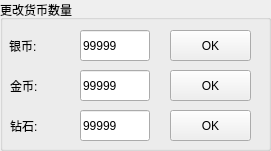
    <widget class="QGroupBox" name="groupBox_3">
     <property name="geometry">
      <rect>
       <x>50</x>
       <y>160</y>
       <width>271</width>
       <height>151</height>
      </rect>
     </property>
     <property name="styleSheet">
      <string notr="true">font: 10pt &quot;Microsoft YaHei UI&quot;;

</string>
     </property>
     <property name="title">
      <string>更改货币数量</string>
     </property>
     <widget class="QLabel" name="label_5">
      <property name="geometry">
       <rect>
        <x>9</x>
        <y>30</y>
        <width>61</width>
        <height>31</height>
       </rect>
      </property>
      <property name="styleSheet">
       <string notr="true">font: 14pt &quot;Microsoft YaHei UI&quot;;</string>
      </property>
      <property name="text">
       <string>银币:</string>
      </property>
     </widget>
     <widget class="QLineEdit" name="lineEdit">
      <property name="geometry">
       <rect>
        <x>80</x>
        <y>30</y>
        <width>70</width>
        <height>31</height>
       </rect>
      </property>
      <property name="styleSheet">
       <string notr="true">font: 12pt &quot;Microsoft YaHei UI&quot;;</string>
      </property>
      <property name="text">
       <string>99999</string>
      </property>
     </widget>
     <widget class="QPushButton" name="pushButton_7">
      <property name="geometry">
       <rect>
        <x>170</x>
        <y>30</y>
        <width>81</width>
        <height>31</height>
       </rect>
      </property>
      <property name="styleSheet">
       <string notr="true">font: 14pt &quot;Microsoft YaHei UI&quot;;</string>
      </property>
      <property name="text">
       <string>OK</string>
      </property>
     </widget>
     <widget class="QLineEdit" name="lineEdit_2">
      <property name="geometry">
       <rect>
        <x>80</x>
        <y>70</y>
        <width>70</width>
        <height>31</height>
       </rect>
      </property>
      <property name="styleSheet">
       <string notr="true">font: 12pt &quot;Microsoft YaHei UI&quot;;</string>
      </property>
      <property name="text">
       <string>99999</string>
      </property>
     </widget>
     <widget class="QPushButton" name="pushButton_11">
      <property name="geometry">
       <rect>
        <x>170</x>
        <y>70</y>
        <width>81</width>
        <height>31</height>
       </rect>
      </property>
      <property name="styleSheet">
       <string notr="true">font: 14pt &quot;Microsoft YaHei UI&quot;;</string>
      </property>
      <property name="text">
       <string>OK</string>
      </property>
     </widget>
     <widget class="QLabel" name="label_6">
      <property name="geometry">
       <rect>
        <x>10</x>
        <y>70</y>
        <width>61</width>
        <height>31</height>
       </rect>
      </property>
      <property name="styleSheet">
       <string notr="true">font: 14pt &quot;Microsoft YaHei UI&quot;;</string>
      </property>
      <property name="text">
       <string>金币:</string>
      </property>
     </widget>
     <widget class="QLineEdit" name="lineEdit_3">
      <property name="geometry">
       <rect>
        <x>80</x>
        <y>110</y>
        <width>70</width>
        <height>31</height>
       </rect>
      </property>
      <property name="styleSheet">
       <string notr="true">font: 12pt &quot;Microsoft YaHei UI&quot;;</string>
      </property>
      <property name="text">
       <string>99999</string>
      </property>
     </widget>
     <widget class="QPushButton" name="pushButton_12">
      <property name="geometry">
       <rect>
        <x>170</x>
        <y>110</y>
        <width>81</width>
        <height>31</height>
       </rect>
      </property>
      <property name="styleSheet">
       <string notr="true">font: 14pt &quot;Microsoft YaHei UI&quot;;</string>
      </property>
      <property name="text">
       <string>OK</string>
      </property>
     </widget>
     <widget class="QLabel" name="label_7">
      <property name="geometry">
       <rect>
        <x>10</x>
        <y>110</y>
        <width>61</width>
        <height>31</height>
       </rect>
      </property>
      <property name="styleSheet">
       <string notr="true">font: 14pt &quot;Microsoft YaHei UI&quot;;</string>
      </property>
      <property name="text">
       <string>钻石:</string>
      </property>
     </widget>
    </widget>
